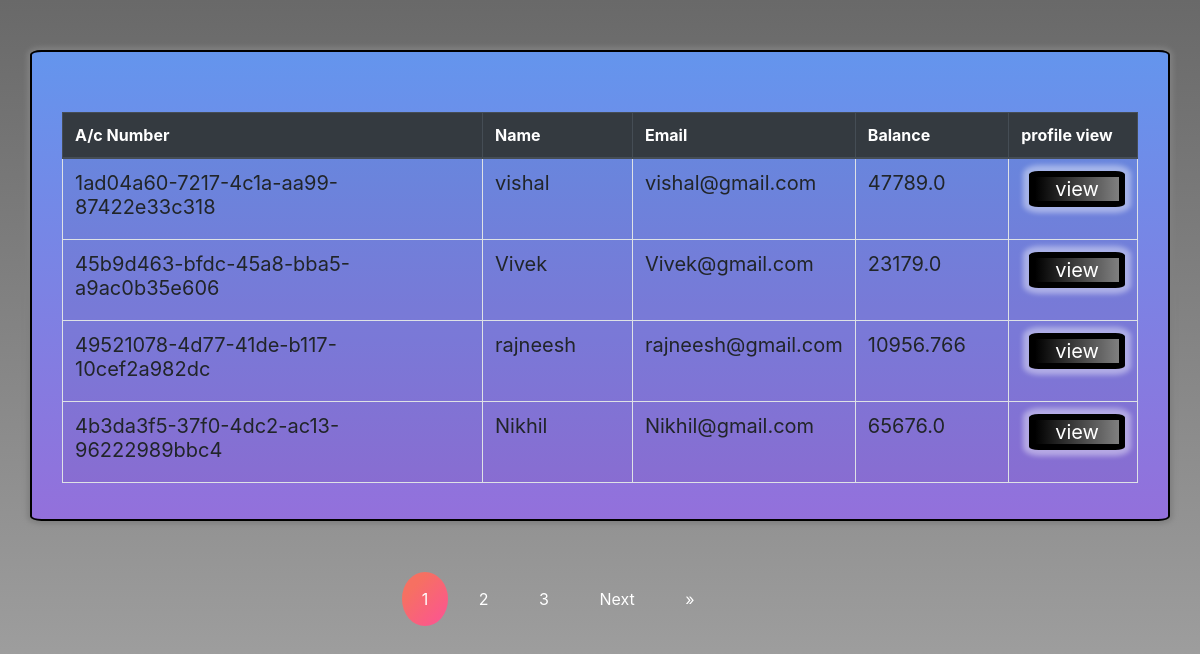
The app's page /cv/ with its own data.
### banksys/models.py (models this page shows, shortened)
class customers(models.Model):
    account_number=models.UUIDField(default=uuid.uuid4, editable=False, unique=True)
    name=models.CharField(max_length=50, default=None)
    email=models.EmailField(default=None)
    bal=models.FloatField(default=0)

### banksys/views.py (the view)
# urls.py: path('cv/', views.customer_view.as_view(),name='cust-view'),
def customer_view(request):
    cust=customers.objects.all()
    return render(request,'banksys/customer_view.html',{'cust':cust})

### banksys/templates/banksys/customer_view.html (shortened to what this page needs)
{% load static %}
<html>
<head>
      <link href="{% static 'main.css' %}" rel="stylesheet">
    <link rel="stylesheet" href="https://cdn.jsdelivr.net/npm/bootstrap@4.5.3/dist/css/bootstrap.min.css">
</head>
<body>
 <div class="container shdtest">
 <div class="container" style="padding-top: 60px; padding-bottom: 20px">
       <table class="table table-bordered table-hover table-condensed table-striped" >
     <thead class="thead-dark">    <tr>
    <th>A/c Number</th>
    <th>Name</th>
    <th>Email</th>
    <th>Balance</th>
              <th>profile view</th>
          </tr>
     </thead>
    {% for custdet in customer_viw %}
  <tr>
    <td style="width: 45%;">{{ custdet.account_number }}</td>
    <td style="width: 15%;">{{ custdet.name }}</td>
    <td style="width: 15%;">{{ custdet.email }}</td>
    <td style="width: 15%;">{{ custdet.bal }}</td>
      <td style="width: 10%;">
          <form method="get" action="cp/{{ custdet.id}}">
            <input class="btn1 ml-2" style="padding: 0px 20px;" type="submit" value="view">
        </form>
      </td>
  <tr>
    {% endfor %}
    </table>
    </div>
  <div class="button-paginator text-center">
 {% if is_paginated %}
    {% for num in page_obj.paginator.page_range %}
      {% if page_obj.number == num %}
        <a href = "?page={{num}}" class = "current"> {{num}} </a>
      {% elif page_obj.number|add:'-3' < num and num < page_obj.number|add:'3' %}
        <a href = "?page={{num}}" class = "numbered-link"> {{num}} </a>
      {% endif %}
     {% endfor %}
     {% if page_obj.has_next %}
    <a href = "?page={{page_obj.next_page_number}}"> Next </a>
    <a href = "?page={{page_obj.paginator.num_pages}}"> &raquo; </a>
  {% endif %}
 {% endif %}
 </div>
</div>
</body>
</html>

### banksys/static/main.css (style rules this page uses)
.shdtest { width: 50px; border: 2px solid black; border-radius: 1%; margin-top: 50px; background-image: linear-gradient(cornflowerblue, mediumpurple); box-shadow: 0px 0px 5px 3px grey; position: relative; }
body { background-image: linear-gradient(to top,darkgray,dimgrey); }
.btn1 { color: white; background-color: lightgrey; background-image: linear-gradient(to right,black,grey); border: 6px solid black; border-radius: 10%; padding: 10px 20px; box-shadow: 0px 0px 5px 6px rgba(255,255,255,0.4); }
td { font-size: 1.25em; }
.button-paginator { margin: 50px auto; text-align: center; width: 90%; position: absolute; }
.button-paginator a { display: inline-block; background-color: inherit; padding: 15px 20px; margin: 3px; color: #fff; text-decoration: none; border-radius: 100%; position: relative; z-index: 1; }
.button-paginator a:after { content: ""; position: absolute; top: 0; left: 0; bottom: 0; right: 0; background: linear-gradient(315deg, #fc5296 0%, #f67062 74%); border-radius: 100%; opacity: 0; transition: opacity 1.4s; z-index: -1; }
.button-paginator .current { background: linear-gradient(315deg, #fc5296 0%, #f67062 74%); }

### records on screen
customers: account_number "1ad04a60-7217-4c1a-aa99-87422e33c318", name "vishal", email "vishal@gmail.com", bal "47789.0"
customers: account_number "45b9d463-bfdc-45a8-bba5-a9ac0b35e606", name "Vivek", email "Vivek@gmail.com", bal "23179.0"
customers: account_number "49521078-4d77-41de-b117-10cef2a982dc", name "rajneesh", email "rajneesh@gmail.com", bal "10956.766"
customers: account_number "4b3da3f5-37f0-4dc2-ac13-96222989bbc4", name "Nikhil", email "Nikhil@gmail.com", bal "65676.0"

### other values on screen
{{ num }} "1"
{{ num }} "2" "3"
